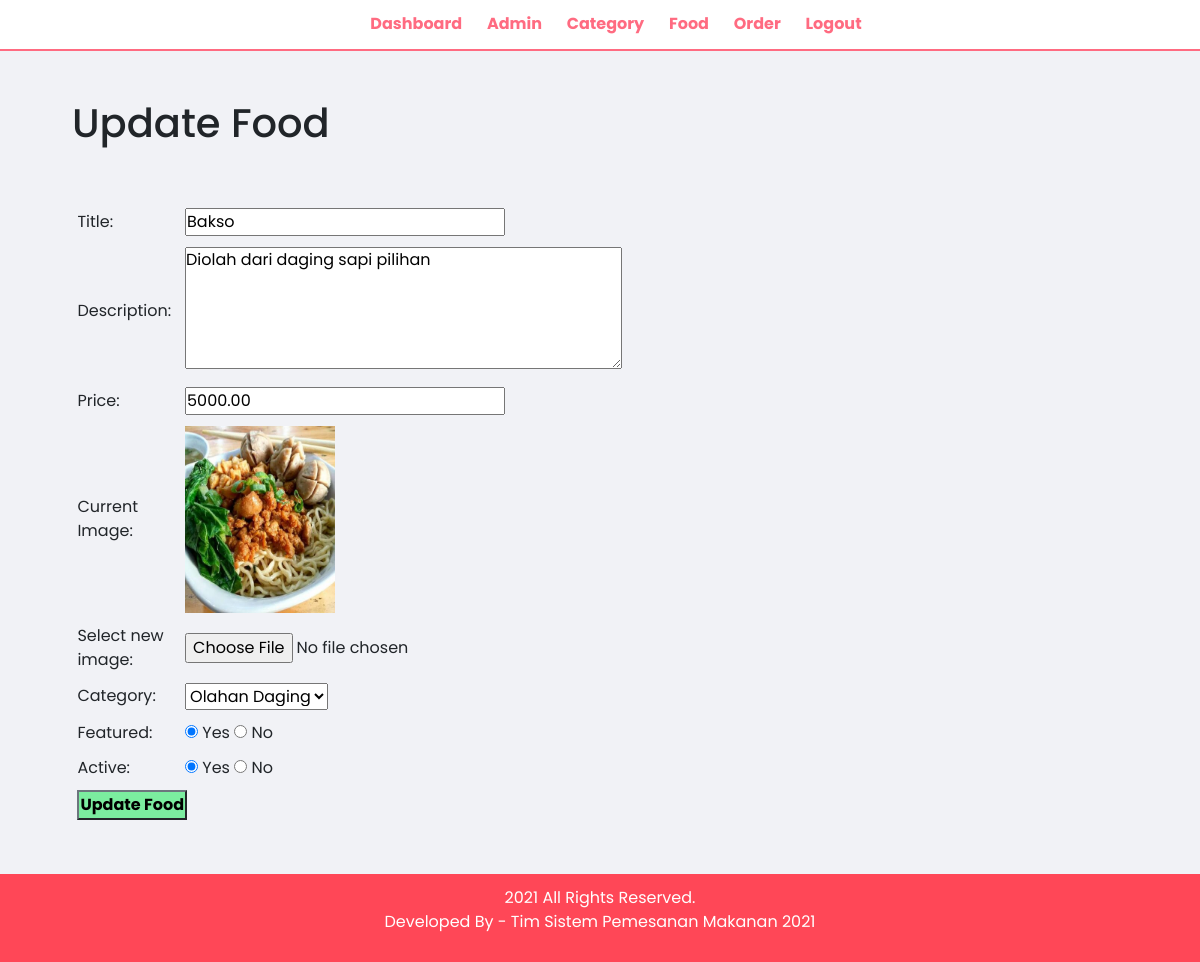
Screenshot of /admin/update-food.php?id=1 (signed in) with the database file from the repository.
### tables this page shows
CREATE TABLE tbl_food (
  id int(10) UNSIGNED NOT NULL PRIMARY KEY,
  title varchar(100) NOT NULL,
  description text NOT NULL,
  price decimal(10,2) NOT NULL,
  image_name varchar(255) NOT NULL,
  category_id int(10) UNSIGNED NOT NULL,
  featured varchar(10) NOT NULL,
  active varchar(10) NOT NULL
);

CREATE TABLE tbl_category (
  id int(10) UNSIGNED NOT NULL PRIMARY KEY,
  title varchar(100) NOT NULL,
  image_name varchar(255) NOT NULL,
  featured varchar(10) NOT NULL,
  active varchar(10) NOT NULL
);

### admin/update-food.php (the view, shortened to what this page needs)
<?php
	include('partials/menu.php');
?>
<?php
	if(isset($_GET['id'])){
		$id = $_GET['id'];
		$sql2 = "SELECT * FROM tbl_food WHERE id=$id";
		$res2 = mysqli_query($conn, $sql2);
		$row2 = mysqli_fetch_assoc($res2);
		$title = $row2['title'];
		$description = $row2['description'];
		$price = $row2['price'];
		$current_image = $row2['image_name'];
		$current_category = $row2['category_id'];
		$featured = $row2['featured'];
		$active = $row2['active'];
	}else
	{
		header('location:'.SITEURL.'admin/manage-food.php');
	}
?>
<div class="main-content">
	<div class="wrapper">
		<h1>Update Food</h1>
		<br><br>
		<form action="" method="POST" enctype="multipart/form-data">
			<table class="tbl-30">
				<tr>
					<td>Title: </td>
					<td>
						<input type="text" name="title" value="<?php echo $title;?>">
					</td>
				</tr>
				<tr>
					<td>Description: </td>
					<td>
						<textarea name="description" cols = "30" rows = "5" ><?php echo $description;?></textarea>
					</td>
				</tr>
				<tr>
					<td>Price: </td>
					<td>
						<input type="number" name="price" value="<?php echo $price;?>">
					</td>
				</tr>
				<tr>
					<td>Current Image: </td>
					<td>
						<?php
							if($current_image == ""){
								echo "<div class='eror'>Image not available</div>";
							}else{
								?>
								<img src="<?php echo SITEURL;?>images/food/<?php echo $current_image;?>" width="150px">
								<?php
							}
						?>
					</td>
				</tr>
				<tr>
					<td>Select new image: </td>
					<td>
						<input type="file" name="image">
					</td>
				</tr>
				<tr>
					<td>Category: </td>
					<td>
						<select name="category">
						<?php
							$sql = "SELECT * FROM tbl_category WHERE active='Yes'";
							$res = mysqli_query($conn, $sql);
							$count = mysqli_num_rows($res);
							if($count>0){
								while($row=mysqli_fetch_assoc($res)){
									$category_title = $row['title'];
									$category_id = $row['id'];
									?>
									<option <?php if($current_category==$category_id){echo 'selected';}?>
									value="<?php echo $category_id; ?>"><?php echo $category_title;?></option>";
									<?php
								}
							}else{
								echo "<option value='0'>Category not available</option>";
							}
						?>
						</select>
					</td>
				</tr>
				<tr>
					<td>Featured: </td>
					<td>
						<input <?php if($featured=="Yes"){echo "checked";}?> type="radio" name="featured" value="Yes"> Yes
						<input <?php if($featured=="No"){echo "checked";}?> type="radio" name="featured" value="No"> No
					</td>
				</tr>
				<tr>
					<td>Active: </td>
					<td>
						<input <?php if($active=="Yes"){echo "checked";}?> type="radio" name="active" value="Yes"> Yes
						<input <?php if($active=="No"){echo "checked";}?> 	type="radio" name="active" value="No"> No
					</td>
				</tr>
				<tr>
					<td>
						<input type="submit" name="submit" value="Update Food" class="btn-secondary">
					</td>
				</tr>
			</table>
		</form>
	</div>
</div>
<?php
	include('partials/footer.php');
?>

### css/admin.css (style rules this page uses)
* { margin: 0 0; padding: 0 0; font-family: "Poppins", sans-serif; }
.wrapper { padding: 1%; width: 90%; margin: 0 auto; }
.tbl-30 { width: 30%; }
table tr td { padding: 1%; }
.btn-secondary { background-color: #7bed9f; padding: 1%; color: black; text-decoration: none; font-weight: bold; }
.main-content { background-color: #f1f2f6; padding: 3% 0; }

### rows the page displays
tbl_food: title "Bakso", description "Diolah dari daging sapi pilihan", price "5000.00", image_name (picture), category "Olahan Daging", featured "☑", active "☑"
